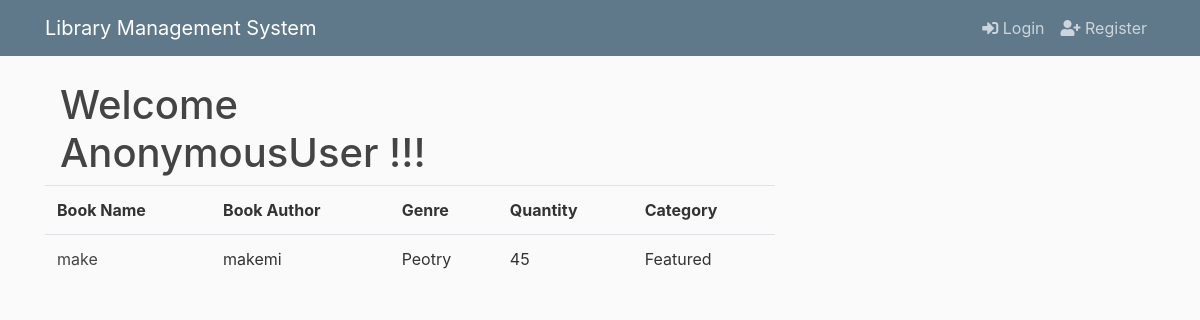
/home/, run on the app's committed database.
### lapp/models.py (models this page shows, shortened)
class Book(models.Model):
    title = models.CharField(max_length=200)
    author = models.CharField(max_length=100)
    summary = models.TextField(max_length=1000, help_text="Enter a brief description of the book")
    isbn = models.CharField('ISBN', max_length=13,
                            help_text='13 Character <a href="https://www.isbn-international.org/content/what-isbn">ISBN number</a>')
    genre = models.CharField(max_length=200, help_text="Enter a book genre (e.g. Science Fiction, French Poetry etc.)")
    quantity = models.IntegerField()
    lib_author= models.CharField(max_length=100, default= "Sara")
    category=models.CharField(max_length=50, default="Featured")
    image=models.ImageField(default='default.jpg',upload_to='profile_pics')

### lapp/views.py (the view)
# urls.py: path('home/', lib_views.BookListView.as_view(), name='index'),
class BookListView(ListView):
    model = Book
    template_name = 'librarian/home.html'
    context_object_name = 'books'

### lapp/templates/librarian/home.html (shortened to what this page needs)
{% extends "librarian/base.html" %}
{% block content %}
    <main role="main" class="container">
        <div class="row">
            <div class="col-md-8">
                <h1>Welcome {{ request.user }} !!!</h1>
            </div>
        </div>
    </main>
    <table class="table table-borderless">
        <thead class="border-bottom font-weight-bold">
            <tr>
                <td>Book Name</td>
                <td>Book Author</td>
                <td>Genre</td>
                <td>Quantity</td>
                <td>Category</td>
            </tr>
        </thead>
        <tbody>
            {% for book in books %}
                <tr>
                    <td>
                        <a class="article-title" href="{% url 'book-detail' book.id %}">{{ book.title }}</a>
                    </td>
                    <td>{{book.author}}</td>
                    <td>{{ book.genre }}</td>
                    <td>{{ book.quantity }}</td>
                    <td>{{ book.category }}</td>
                </tr>
            {% endfor %}
        </tbody>
    </table>
{% endblock content %}

### static/librarian/main.css (style rules this page uses)
body { background: #fafafa; color: #333333; margin-top: 5rem; }
h1, h2, h3, h4, h5, h6 { color: #444444; }
.article-title { color: #444444; }

### data on the page
Book: title "make", author "makemi", genre "Peotry", quantity "45", category "Featured"

### other printed values
{{ request.user }} "AnonymousUser"
